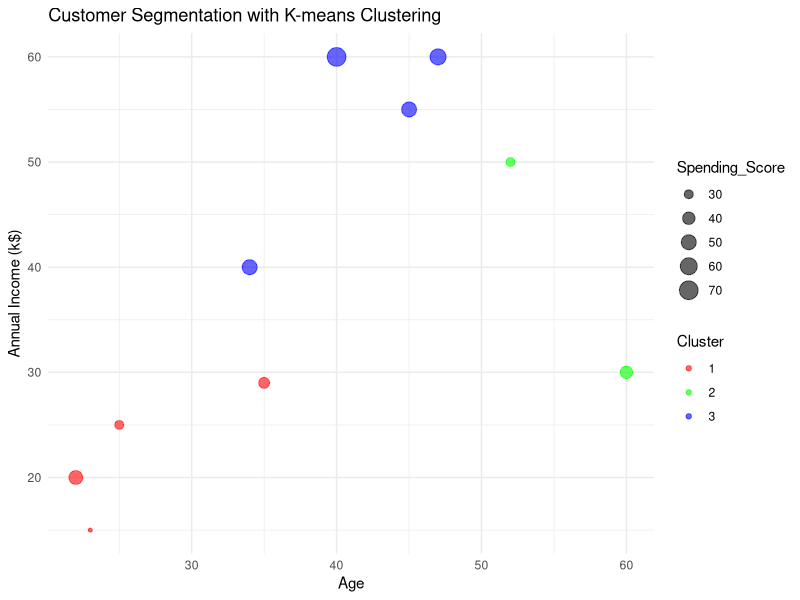

Source code (R):
# CUSTOMER SEGMENTATION

library(tidyverse)

# Creating sample data
data <- tibble(
  Age = c(25, 47, 35, 45, 22, 34, 52, 23, 40, 60),
  Annual_Income_k = c(25, 60, 29, 55, 20, 40, 50, 15, 60, 30),
  Spending_Score = c(30, 55, 35, 50, 45, 50, 30, 25, 70, 40)
)

# Performing K-means clustering
set.seed(42) # for reproducibility
clusters <- kmeans(data, centers = 3, nstart = 25)

# Adding cluster results to the data frame
data$Cluster <- as.factor(clusters$cluster)

# Plotting the clusters
ggplot(data, aes(x = Age, y = Annual_Income_k, color = Cluster)) +
  geom_point(aes(size = Spending_Score), alpha = 0.6) +
  scale_color_manual(values = c("red", "green", "blue")) +
  labs(title = "Customer Segmentation with K-means Clustering",
       x = "Age",
       y = "Annual Income (k$)",
       color = "Cluster") +
  theme_minimal()
